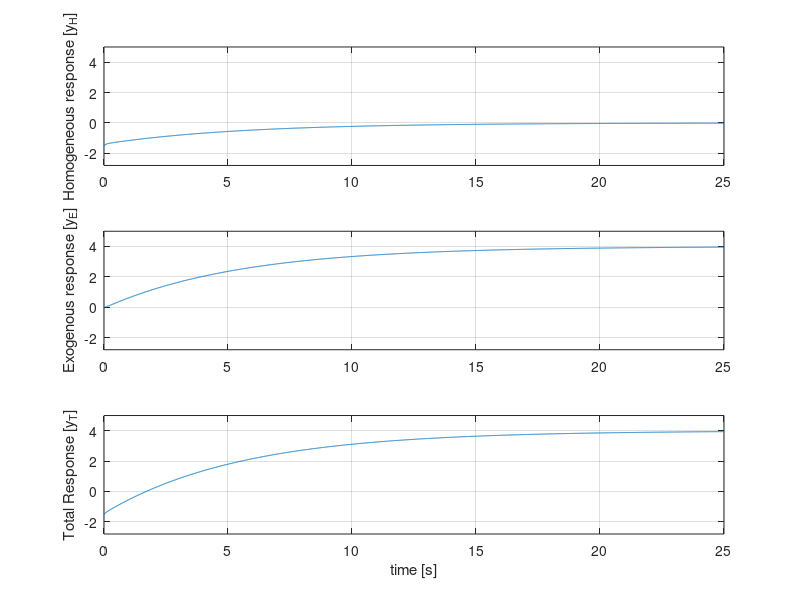

Recreate this plot in MATLAB.
%% Shock3p8 : Second Order Response of Shock-Absorber
dur = 25; m = 50;                                % weight of the rider
b = 700; k = 125;                                % case 1: b[Ns/cm] k[N/cm] m[kg] over damped
%b = 700; k = b^2/(4*m);                         % case 2: b[Ns/cm] k[N/cm] m[kg] critically damped
%b = 300; k = 2450;                              % case 3: b[Ns/cm] k[N/cm] m[kg] under damped

sigma = b/(2*m); rho = k/m; eta = 1/m;           % model coefficients
d = sigma^2-rho;                                 % determinant
A = 10*m;                                        % weight step input

t = 0:0.01:dur;
y0 = -1.50; yd0 = 1.80;
k1 = y0; k2 = 2*sigma*y0 + yd0;

%% Determination of Poles
if d>0
    alpha1 = -sigma + sqrt(d);
    alpha2 = -sigma - sqrt(d);
    p1 = (alpha1*k1 + k2)/(alpha1 - alpha2);
    p2 = (alpha2*k1 + k2)/(alpha2 - alpha1);
    q1 = 1/(alpha1*(alpha1 - alpha2));
    q2 = 1/(alpha2*(alpha2 - alpha1));
    q3 = 1/(alpha1*alpha2);

    yH = p1*exp(alpha1*t) + p2*exp(alpha2*t);
    yE = eta*A*(q1*exp(alpha1*t) + q2*exp(alpha2*t) + q3);

elseif d==0
    alpha = -sigma;
    p5 = (k1*alpha + k2)/alpha; p6 = -k2/alpha; p7 = 1/alpha; p8 = -1/alpha;  

    yH = (p6+p5)*exp(alpha1*t) + alpha*t.*exp(alpha*t);
    yE = eta*A*(-p7*t.*exp(alpha*t) + p8*(exp(alpha*t)-1)/alpha);

else
    omega = sqrt(-d); phiH = atan2(k1, (k2-sigma*k1)/omega);
    phiE = atan2(omega,sigma);
    K = sqrt(k1^2+(k2-sigma*k1)^2/omega^2);

    yH = K*exp(-sigma*t).*sin(omega*t+phiH);
    yE1 = exp(-sigma*t).*sin(omega*t+phiE);
    yE = eta*A/omega*(omega/(omega^2+sigma^2)-yE1);
   
end

%% Total Response
yT = yH + yE;

%% Plot Graphs
subplot(311); plot(t,yH); axis([0 dur -2.8 5]);
ylabel('Homogeneous response [y_H]'); grid on;

subplot(312); plot(t,yE); axis([0 dur -2.8 5]);
ylabel('Exogenous response [y_E]'); grid on;

subplot(313); plot(t,yT); axis([0 dur -2.8 5]);
ylabel('Total Response [y_T]'); xlabel('time [s]'); grid on;
